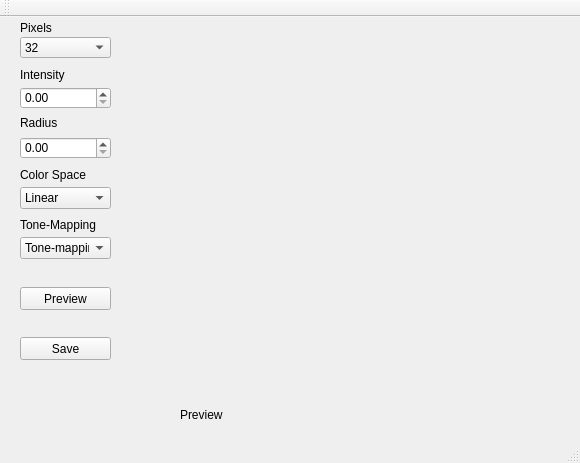
<?xml version="1.0" encoding="UTF-8"?>
<ui version="4.0">
 <class>MainWindow</class>
 <widget class="QMainWindow" name="MainWindow">
  <property name="geometry">
   <rect>
    <x>0</x>
    <y>0</y>
    <width>580</width>
    <height>463</height>
   </rect>
  </property>
  <property name="windowTitle">
   <string>MainWindow</string>
  </property>
  <widget class="QWidget" name="centralWidget">
   <widget class="QLabel" name="label">
    <property name="geometry">
     <rect>
      <x>20</x>
      <y>0</y>
      <width>81</width>
      <height>21</height>
     </rect>
    </property>
    <property name="text">
     <string>Pixels</string>
    </property>
   </widget>
   <widget class="QPushButton" name="pushButton">
    <property name="geometry">
     <rect>
      <x>20</x>
      <y>270</y>
      <width>91</width>
      <height>23</height>
     </rect>
    </property>
    <property name="text">
     <string>Preview</string>
    </property>
   </widget>
   <widget class="QDoubleSpinBox" name="intensity">
    <property name="geometry">
     <rect>
      <x>20</x>
      <y>70</y>
      <width>91</width>
      <height>22</height>
     </rect>
    </property>
   </widget>
   <widget class="QLabel" name="label_2">
    <property name="geometry">
     <rect>
      <x>20</x>
      <y>50</y>
      <width>61</width>
      <height>16</height>
     </rect>
    </property>
    <property name="text">
     <string>Intensity</string>
    </property>
   </widget>
   <widget class="QLabel" name="label_3">
    <property name="geometry">
     <rect>
      <x>20</x>
      <y>100</y>
      <width>54</width>
      <height>12</height>
     </rect>
    </property>
    <property name="text">
     <string>Radius</string>
    </property>
   </widget>
   <widget class="QDoubleSpinBox" name="radius">
    <property name="geometry">
     <rect>
      <x>20</x>
      <y>120</y>
      <width>91</width>
      <height>22</height>
     </rect>
    </property>
   </widget>
   <widget class="QComboBox" name="comboBox">
    <property name="geometry">
     <rect>
      <x>20</x>
      <y>20</y>
      <width>91</width>
      <height>21</height>
     </rect>
    </property>
    <item>
     <property name="text">
      <string>32</string>
     </property>
    </item>
    <item>
     <property name="text">
      <string>64</string>
     </property>
    </item>
    <item>
     <property name="text">
      <string>128</string>
     </property>
    </item>
    <item>
     <property name="text">
      <string>256</string>
     </property>
    </item>
    <item>
     <property name="text">
      <string>512</string>
     </property>
    </item>
    <item>
     <property name="text">
      <string>1024</string>
     </property>
    </item>
    <item>
     <property name="text">
      <string>2048</string>
     </property>
    </item>
   </widget>
   <widget class="QLabel" name="preview">
    <property name="geometry">
     <rect>
      <x>180</x>
      <y>10</y>
      <width>371</width>
      <height>371</height>
     </rect>
    </property>
    <property name="text">
     <string/>
    </property>
   </widget>
   <widget class="QComboBox" name="colorSpace">
    <property name="geometry">
     <rect>
      <x>20</x>
      <y>170</y>
      <width>91</width>
      <height>22</height>
     </rect>
    </property>
    <item>
     <property name="text">
      <string>Linear</string>
     </property>
    </item>
    <item>
     <property name="text">
      <string>sRGB</string>
     </property>
    </item>
   </widget>
   <widget class="QLabel" name="label_4">
    <property name="geometry">
     <rect>
      <x>20</x>
      <y>150</y>
      <width>91</width>
      <height>16</height>
     </rect>
    </property>
    <property name="text">
     <string>Color Space</string>
    </property>
   </widget>
   <widget class="QLabel" name="label_5">
    <property name="geometry">
     <rect>
      <x>20</x>
      <y>200</y>
      <width>91</width>
      <height>16</height>
     </rect>
    </property>
    <property name="text">
     <string>Tone-Mapping</string>
    </property>
   </widget>
   <widget class="QComboBox" name="toneMapping">
    <property name="geometry">
     <rect>
      <x>20</x>
      <y>220</y>
      <width>91</width>
      <height>22</height>
     </rect>
    </property>
    <item>
     <property name="text">
      <string>Tone-mapping</string>
     </property>
    </item>
    <item>
     <property name="text">
      <string>No Tone-mapping</string>
     </property>
    </item>
   </widget>
   <widget class="QPushButton" name="pushButton_2">
    <property name="geometry">
     <rect>
      <x>20</x>
      <y>320</y>
      <width>91</width>
      <height>23</height>
     </rect>
    </property>
    <property name="text">
     <string>Save</string>
    </property>
   </widget>
   <widget class="QLabel" name="label_6">
    <property name="geometry">
     <rect>
      <x>180</x>
      <y>390</y>
      <width>101</width>
      <height>16</height>
     </rect>
    </property>
    <property name="text">
     <string>Preview</string>
    </property>
   </widget>
  </widget>
  <widget class="QMenuBar" name="menuBar">
   <property name="geometry">
    <rect>
     <x>0</x>
     <y>0</y>
     <width>580</width>
     <height>23</height>
    </rect>
   </property>
  </widget>
  <widget class="QToolBar" name="mainToolBar">
   <attribute name="toolBarArea">
    <enum>TopToolBarArea</enum>
   </attribute>
   <attribute name="toolBarBreak">
    <bool>false</bool>
   </attribute>
  </widget>
  <widget class="QStatusBar" name="statusBar"/>
 </widget>
 <layoutdefault spacing="6" margin="11"/>
 <resources/>
 <connections/>
</ui>
